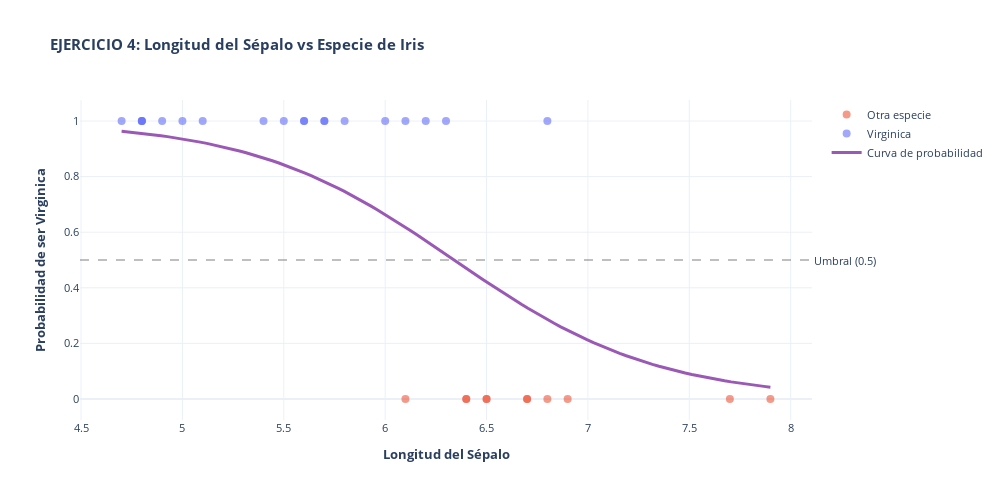

Notebook source saved alongside this figure:
### Code cell
# Visualizar
x_range_ej4 = np.linspace(X_test_ej4.min(), X_test_ej4.max(), 100).reshape(-1, 1)
y_proba_ej4 = modelo_ej4.predict_proba(x_range_ej4)[:, 1]

fig = go.Figure()

# Puntos: Otra especie
fig.add_trace(go.Scatter(
    x=X_test_ej4[y_test_ej4 == 0].values.flatten(),
    y=y_test_ej4[y_test_ej4 == 0],
    mode='markers',
    name='Otra especie',
    marker=dict(size=8, color='#EF553B', opacity=0.6),
    hovertemplate='<b>Sépalo:</b> %{x:.2f}<br><b>Especie:</b> Otra<extra></extra>'
))

# Puntos: Virginica
fig.add_trace(go.Scatter(
    x=X_test_ej4[y_test_ej4 == 1].values.flatten(),
    y=y_test_ej4[y_test_ej4 == 1],
    mode='markers',
    name='Virginica',
    marker=dict(size=8, color='#636EFA', opacity=0.6),
    hovertemplate='<b>Sépalo:</b> %{x:.2f}<br><b>Especie:</b> Virginica<extra></extra>'
))

# Curva de probabilidad
fig.add_trace(go.Scatter(
    x=x_range_ej4.flatten(),
    y=y_proba_ej4,
    mode='lines',
    name='Curva de probabilidad',
    line=dict(color='#9B59B6', width=3),
    hovertemplate='<b>Sépalo:</b> %{x:.2f}<br><b>Prob. Virginica:</b> %{y:.2%}<extra></extra>'
))

# Línea de umbral (0.5)
fig.add_hline(y=0.5, line_dash='dash', line_color='gray', opacity=0.5,
              annotation_text='Umbral (0.5)', annotation_position='right')

fig.update_layout(
    title='<b>EJERCICIO 4: Longitud del Sépalo vs Especie de Iris</b>',
    xaxis_title='<b>Longitud del Sépalo</b>',
    yaxis_title='<b>Probabilidad de ser Virginica</b>',
    hovermode='closest',
    template='plotly_white',
    height=500,
    width=1000,
    font=dict(size=11)
)

fig.show()

print("✓ Gráfico generado")

### Figure 1 — Plotly figure (JSON) as saved in the notebook; plotly's stock layout.template omitted (floating-point values rounded to 4 significant figures)
{"data": [{"hovertemplate": "<b>Sépalo:</b> %{x:.2f}<br><b>Especie:</b> Otra<extra></extra>", "marker": {"color": "#EF553B", "opacity": 0.6, "size": 8}, "mode": "markers", "name": "Otra especie", "type": "scatter", "x": [7.7, 6.9, 6.5, 6.5, 6.4, 6.1, 6.4, 7.9, 6.7, 6.7, 6.8], "y": [0, 0, 0, 0, 0, 0, 0, 0, 0, 0, 0]}, {"hovertemplate": "<b>Sépalo:</b> %{x:.2f}<br><b>Especie:</b> Virginica<extra></extra>", "marker": {"color": "#636EFA", "opacity": 0.6, "size": 8}, "mode": "markers", "name": "Virginica", "type": "scatter", "x": [6.1, 5.7, 6.0, 6.8, 5.4, 5.6, 6.2, 5.8, 4.8, 5.5, 4.9, 5.1, 6.3, 5.6, 5.7, 4.7, 5.0, 4.8, 4.8], "y": [1, 1, 1, 1, 1, 1, 1, 1, 1, 1, 1, 1, 1, 1, 1, 1, 1, 1, 1]}, {"hovertemplate": "<b>Sépalo:</b> %{x:.2f}<br><b>Prob. Virginica:</b> %{y:.2%}<extra></extra>", "line": {"color": "#9B59B6", "width": 3}, "mode": "lines", "name": "Curva de probabilidad", "type": "scatter", "x": [4.7, 4.732, 4.765, 4.797, 4.829, 4.862, 4.894, 4.926, 4.959, 4.991, 5.023, 5.056, 5.088, 5.12, 5.153, 5.185, 5.217, 5.249, 5.282, 5.314, 5.346, 5.379, 5.411, 5.443, 5.476, 5.508, 5.54, 5.573, 5.605, 5.637, 5.67, 5.702, 5.734, 5.767, 5.799, 5.831, 5.864, 5.896, 5.928, 5.961, 5.993, 6.025, 6.058, 6.09, 6.122, 6.155, 6.187, 6.219, 6.252, 6.284, 6.316, 6.348, 6.381, 6.413, 6.445, 6.478, 6.51, 6.542, 6.575, 6.607, 6.639, 6.672, 6.704, 6.736, 6.769, 6.801, 6.833, 6.866, 6.898, 6.93, 6.963, 6.995, 7.027, 7.06, 7.092, 7.124, 7.157, 7.189, 7.221, 7.254, 7.286, 7.318, 7.351, 7.383, 7.415, 7.447, 7.48, 7.512, 7.544, 7.577, 7.609, 7.641, 7.674, 7.706, 7.738, 7.771, 7.803, 7.835, 7.868, 7.9], "y": [0.9635, 0.9611, 0.9587, 0.956, 0.9532, 0.9503, 0.9471, 0.9438, 0.9403, 0.9366, 0.9326, 0.9285, 0.9241, 0.9194, 0.9145, 0.9093, 0.9039, 0.8981, 0.8921, 0.8857, 0.879, 0.872, 0.8646, 0.8569, 0.8488, 0.8403, 0.8315, 0.8223, 0.8126, 0.8026, 0.7922, 0.7814, 0.7702, 0.7586, 0.7466, 0.7342, 0.7214, 0.7083, 0.6948, 0.6809, 0.6668, 0.6523, 0.6375, 0.6225, 0.6072, 0.5917, 0.5761, 0.5603, 0.5443, 0.5283, 0.5122, 0.4961, 0.48, 0.4639, 0.4479, 0.432, 0.4163, 0.4007, 0.3853, 0.3702, 0.3552, 0.3406, 0.3263, 0.3123, 0.2986, 0.2853, 0.2723, 0.2597, 0.2475, 0.2357, 0.2243, 0.2133, 0.2027, 0.1924, 0.1826, 0.1732, 0.1641, 0.1555, 0.1472, 0.1393, 0.1317, 0.1245, 0.1177, 0.1111, 0.1049, 0.09903, 0.09343, 0.08811, 0.08306, 0.07828, 0.07375, 0.06947, 0.06541, 0.06158, 0.05796, 0.05454, 0.05131, 0.04826, 0.04538, 0.04267]}], "layout": {"annotations": [{"showarrow": false, "text": "Umbral (0.5)", "x": 1, "xanchor": "left", "xref": "x domain", "y": 0.5, "yanchor": "middle", "yref": "y"}], "font": {"size": 11}, "height": 500, "hovermode": "closest", "shapes": [{"line": {"color": "gray", "dash": "dash"}, "opacity": 0.5, "type": "line", "x0": 0, "x1": 1, "xref": "x domain", "y0": 0.5, "y1": 0.5, "yref": "y"}], "title": {"text": "<b>EJERCICIO 4: Longitud del Sépalo vs Especie de Iris</b>"}, "width": 1000, "xaxis": {"title": {"text": "<b>Longitud del Sépalo</b>"}}, "yaxis": {"title": {"text": "<b>Probabilidad de ser Virginica</b>"}}}}
